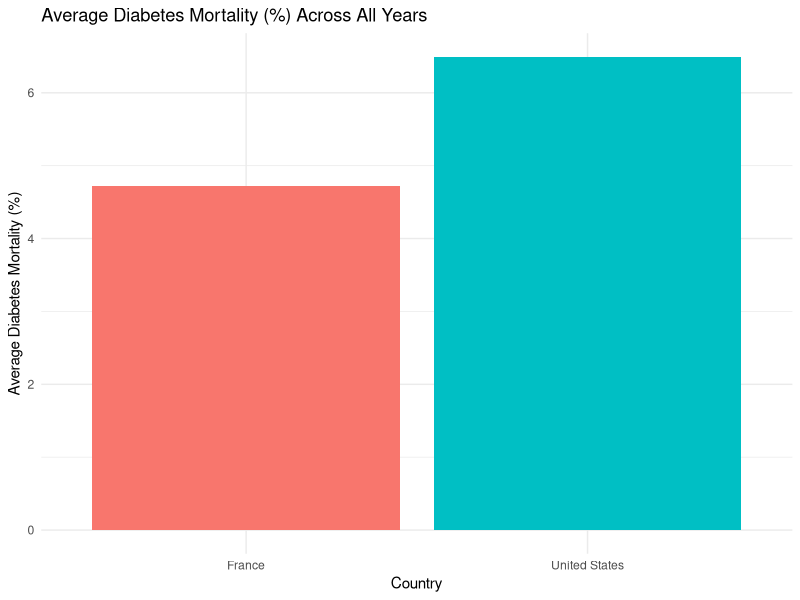
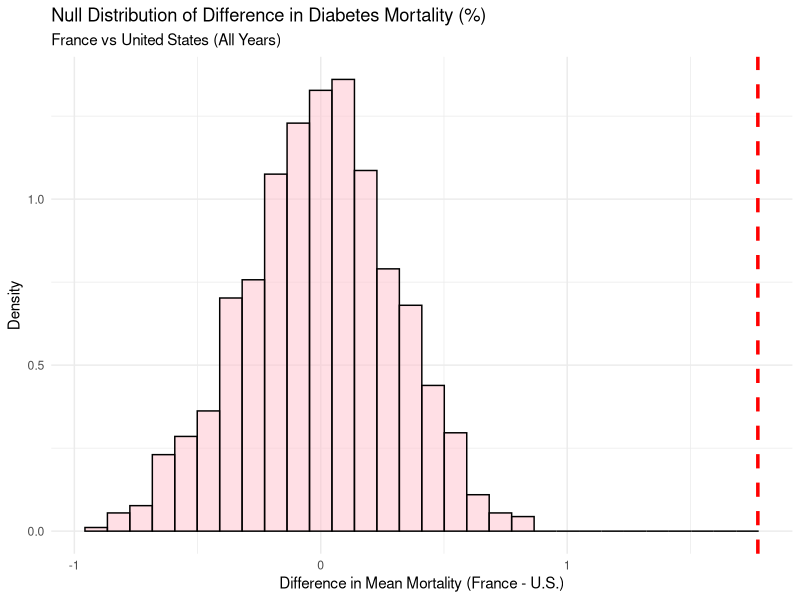

R code for these plots, in order:
## ---- chunk 1
library(tidyverse)
library(readr)
global_mortality <- read_csv("global_mortality.csv")
view(global_mortality)
## ---- chunk 2

library(dplyr)

mortality_filtered <- global_mortality |>
  filter(country %in% c("France", "United States")) |>
  select(country, year, `Diabetes (%)`)


mortality_filtered <- mortality_filtered |>
  rename(diabetes_pct = `Diabetes (%)`)
## ---- chunk 3

library(dplyr)
library(ggplot2)
library(readr)

library(dplyr)

mortality_avg <- mortality_filtered |>
  group_by(country) |>
  summarize(avg_diabetes = mean(`diabetes_pct`))

mortality_avg



ggplot(mortality_avg, aes(x = country, y = avg_diabetes, fill = country)) +
  geom_col(show.legend = FALSE) +
  labs(title = "Average Diabetes Mortality (%) Across All Years",
       x = "Country",
       y = "Average Diabetes Mortality (%)") +
  theme_minimal()
## ---- chunk 4

library(purrr)

obs_diff <- diff(mortality_avg$avg_diabetes)
obs_diff

perm_data <- function(rep, data) {
  data |>
    select(country, `diabetes_pct`) |>
    mutate(diabetes_perm = sample(`diabetes_pct`, replace = FALSE)) |>
    group_by(country) |>
    summarize(
      perm_ave = mean(diabetes_perm)
    ) |>
    summarize(
      perm_diff = diff(perm_ave),
      rep = rep
    )
}

set.seed(47)
perm_stats <- map(1:1000, perm_data, data = mortality_filtered) |>
  list_rbind()

## ---- chunk 5

library(ggplot2)

ggplot(perm_stats, aes(x = perm_diff)) +
  geom_histogram(aes(y = ..density..), bins = 30, fill = "pink", color = "black", alpha = 0.5) +
  geom_vline(aes(xintercept = obs_diff), color = "red", linetype = "dashed", size = 1.2) +
  labs(title = "Null Distribution of Difference in Diabetes Mortality (%)",
       subtitle = "France vs United States (All Years)",
       x = "Difference in Mean Mortality (France - U.S.)",
       y = "Density") +
  theme_minimal()
